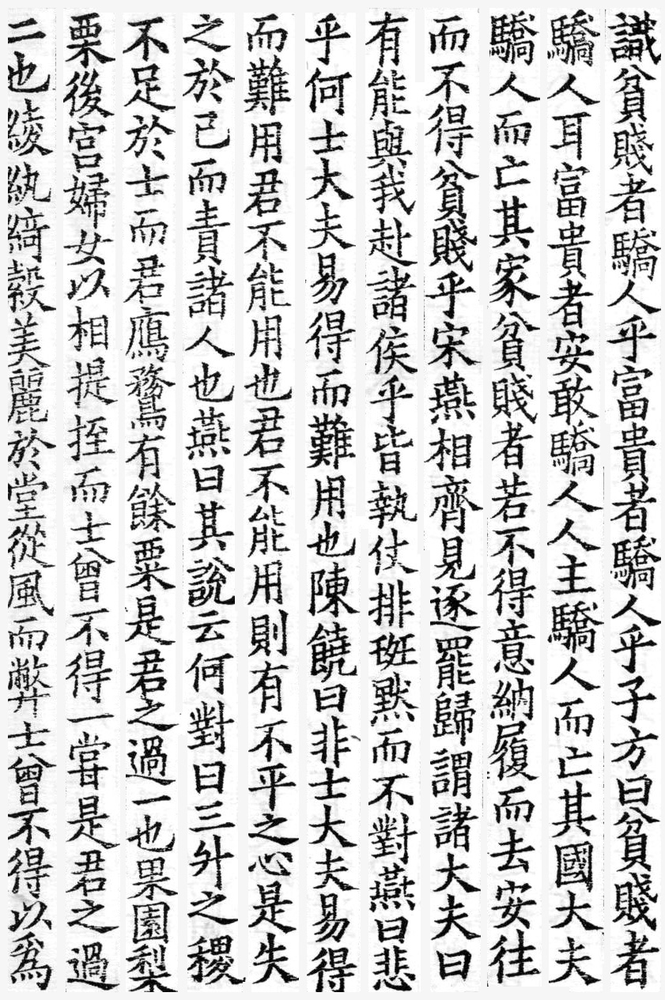
#> input picture song-ocr/image.png, 665 x 1000 px, shrunk from 841 x 1265 before the run
$ python -i driptrim.py   (imports and definitions only)
#> lines starting #> are read from the running program, lines starting #| are printed output that depends on the picture; after the words box and inside, x2 and y2 are one past the last pixel; in counts of white or black regions, pixels touching at a corner belong together
import cv2
import numpy as np
from scipy.ndimage import uniform_filter1d

def getVProjection(image):
    """
    Calculate vertical projection, suitable for segmenting vertical text.
    """
    (h, w) = image.shape
    w_ = [0] * w
    for x in range(w):
        for y in range(h):
            if image[y, x] == 255:
                w_[x] += 1
    return w_

def getHProjection(image):
    """
    Calculate horizontal projection, suitable for segmenting text rows within a column.
    """
    (h, w) = image.shape
    h_ = [0] * h
    for y in range(h):
        for x in range(w):
            if image[y, x] == 255:
                h_[y] += 1
    return h_

def smoothProjection(projection, window_size=5):
    """
    Smooth the projection data using a uniform filter.
    """
    return uniform_filter1d(projection, size=window_size)

def dripDropMethod(projection, threshold=1):
    """
    Apply the drip-drop method to find start and end positions in the projection.
    Use a threshold to control the start detection of a new segment.
    """
    start_positions = []
    end_positions = []
    is_segment = False

    for i in range(len(projection)):
        if projection[i] > threshold and not is_segment:
            start_positions.append(i)
            is_segment = True
        elif projection[i] <= threshold and is_segment:
            end_positions.append(i)
            is_segment = False

    if is_segment:
        end_positions.append(len(projection) - 1)

    return start_positions, end_positions

def drip_water_cut(image, vSmoothWindow=5, hSmoothWindow=5, vThreshVal=1, hThreshVal=4):
    """
    Perform a drip water cut on the given image to remove unnecessary whitespace using projection analysis.

    Parameters:
    image (PIL.Image): The input image to be processed.
    vSmoothWindow (int): Smoothing window size for vertical projection.
    hSmoothWindow (int): Smoothing window size for horizontal projection.
    vThreshVal (int): Threshold value for vertical drip segmentation.
    hThreshVal (int): Threshold value for horizontal drip segmentation.

    Returns:
    PIL.Image: The cropped image with unnecessary whitespace removed.
    """
    # Convert the image to grayscale and then to binary (black and white)
    gray_img = np.array(image.convert('L'))
    _, binary_img = cv2.threshold(gray_img, 127, 255, cv2.THRESH_BINARY_INV)

    # Get vertical and horizontal projections
    v_projection = getVProjection(binary_img)
    h_projection = getHProjection(binary_img)

    # Smooth projections
    v_projection = smoothProjection(v_projection, vSmoothWindow)
    h_projection = smoothProjection(h_projection, hSmoothWindow)

    # Apply drip-drop method to find start and end positions
    v_start, v_end = dripDropMethod(v_projection, vThreshVal)
    h_start, h_end = dripDropMethod(h_projection, hThreshVal)

    # Determine cropping box
    if v_start and h_start:
        left = v_start[0]
        right = v_end[-1]
        top = h_start[0]
        bottom = h_end[-1]
        return image.crop((left, top, right + 1, bottom + 1))
    else:
        # If no valid content is found, return the original image
        return image

>>> from PIL import Image
>>> picture = Image.open('../image.png')
#> picture is the input picture: PIL image 665x1000 RGB; min 0, max 255, mean 204.2
>>> result = drip_water_cut(picture)
#> in drip_water_cut, `_, binary_img = cv2.threshold(gray_img, 127, 255, cv2.THRESH_BINARY_INV)`:
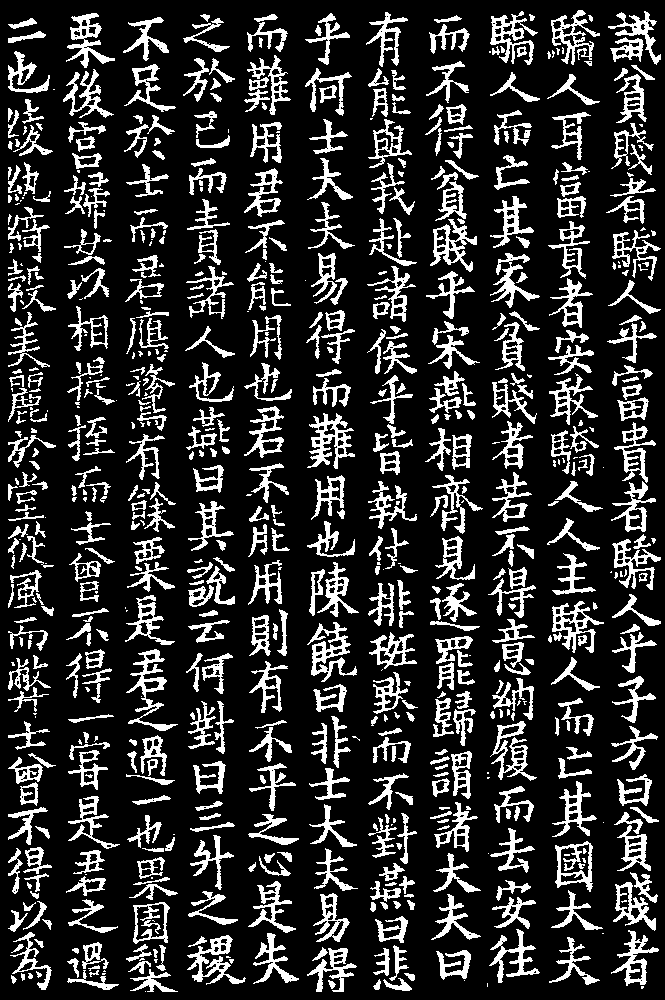
#> binary_img: shape (1000, 665); 18.6% white; 732 white regions (134 under 20 px), largest, box (x1, y1, x2, y2) and area: (307, 413, 355, 469) 1066, (126, 649, 178, 731) 1022, (307, 622, 357, 682) 1018
#> in drip_water_cut, `v_projection = getVProjection(binary_img)`: v_projection = 665 values, max 485 at index 634, min 0 at index 0, mean 186.3
#> in drip_water_cut, `h_projection = getHProjection(binary_img)`: h_projection = 1000 values, max 208 at index 34, min 0 at index 0, mean 123.9
#> in drip_water_cut, `v_projection = smoothProjection(v_projection, vSmoothWindow)`: v_projection = 665 values, max 441 at index 633, min 0 at index 0, mean 185.9
#> in drip_water_cut, `h_projection = smoothProjection(h_projection, hSmoothWindow)`: h_projection = 1000 values, max 197 at index 961, min 0 at index 0, mean 123.5
#> the loop in dripDropMethod, `for i in range(len(projection)):` made 665 passes
#> is_segment on passes 7, 58, 63, 120, 124, 179, 183, 300, 305, 360, 367, 420: True, False, True, False, True, False, True, False, True, False, True, False
#> after the loop in dripDropMethod, `for i in range(len(projection)):`: end_positions = [57, 119, 178, 299, 359, 419, 482, 541, 605, 663]; is_segment = False; start_positions = [6, 62, 123, 182, 304, 366, 425, 486, 546, 607]
#> in drip_water_cut, `v_start, v_end = dripDropMethod(v_projection, vThreshVal)`: v_end = [57, 119, 178, 299, 359, 419, 482, 541, 605, 663]
#> the loop in dripDropMethod (call 2), `for i in range(len(projection)):` made 1000 passes
#> in drip_water_cut, `h_start, h_end = dripDropMethod(h_projection, hThreshVal)`: h_start = [10]; h_end = [994]
#> in drip_water_cut, `left = v_start[0]`: left = 6
#> in drip_water_cut, `right = v_end[-1]`: right = 663
#> in drip_water_cut, `top = h_start[0]`: top = 10
#> in drip_water_cut, `bottom = h_end[-1]`: bottom = 994
#> in drip_water_cut, `return image.crop((left, top, right + 1, bottom + 1))`:
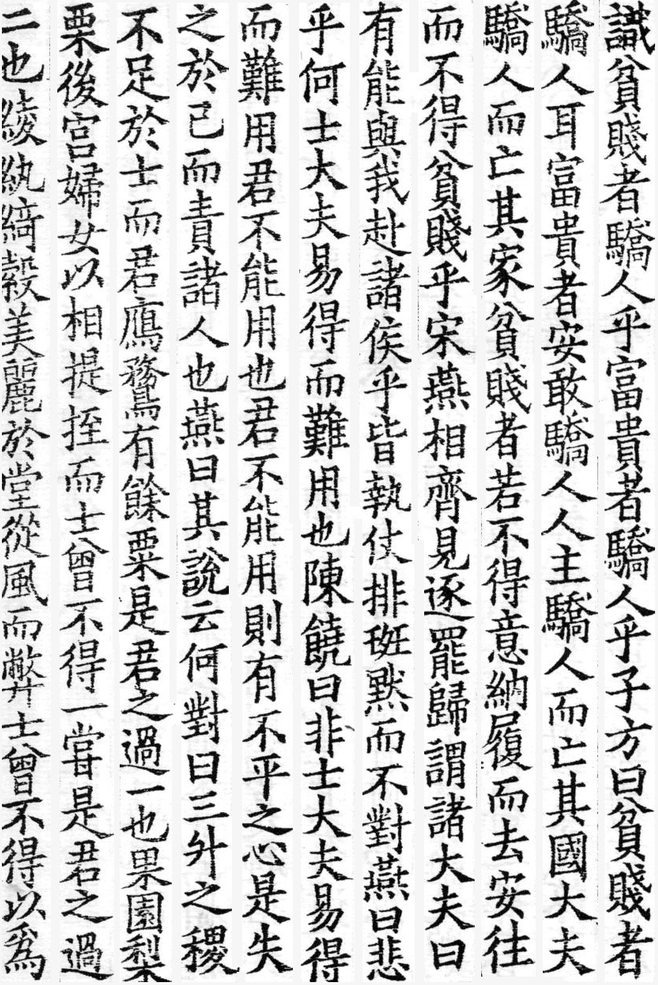
#> returned value: PIL image 658x985 RGB; min 0, max 255, mean 203.1
